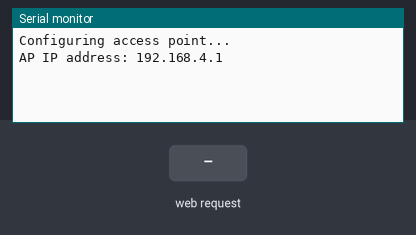
A sketch run on a simulated ESP8266 (NodeMCU). Shown: the last lines printed to the serial monitor. The inputs (shaded band) are chosen by the test bench. WiFi joins after 1.5 s; servers stay silent unless stated.

Above: at 1.2 s.
1.3 s: HTTP request GET /get received
At 3.5 s:
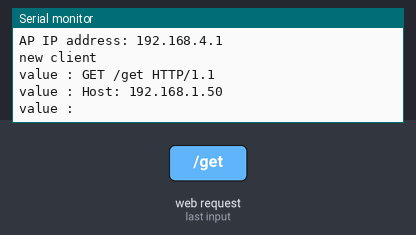
3.8 s: HTTP request GET /admin received
At 4.6 s:
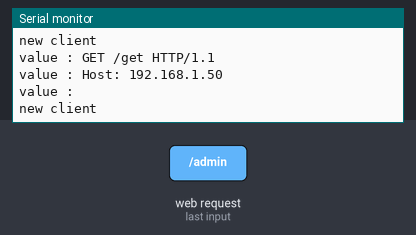
6.3 s: HTTP request GET /password received
At 8.6 s:
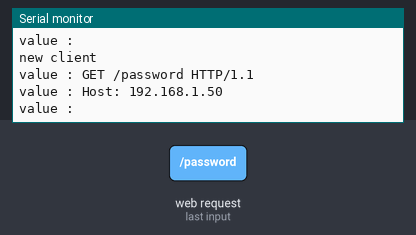

The sketch:

ESP8266_Server_deviceConfig_update.ino
```cpp
#include <ESP8266WiFi.h>
#include <ESP8266WebServer.h>
#define MAX_CLIENTS 50
#define MAX_LINE_LENGTH 50
char *ssid = "ESP8266_server";
char *pass = "server1234";
int nc=-1;
char *ssidSTA = "I-Tech-Router";
char *passSTA = "0512303189T";
IPAddress local_IP(192, 168, 10, 50);
IPAddress gateway(192, 168, 10, 1);
IPAddress subnet(255, 255, 255, 0);

WiFiClient *clients[MAX_CLIENTS] = { NULL };
char inputs[MAX_CLIENTS][MAX_LINE_LENGTH] = { 0 };

String macNode_1="24:6F:28:81:1D:B0";
String macNode_2="30:AE:A4:9C:EC:10";
String macNode_3="50:02:91:79:AD:DD";

String loginUsr;
String loginPwd;

String node_1;
String node_2;
String node_3;
String node_1value;
String node_2value;
String node_3value;
String maccheck;
String value;
String datacheck;
String html;
String htmlpage;
int checkflag=0;


ESP8266WebServer Webserver(80);
WiFiServer server(8080);
void setup() {
  Serial.begin(115200);
  WiFi.mode(WIFI_AP);
  Serial.println();
  Serial.println("Configuring access point...");
  WiFi.softAP(ssid, pass);
  IPAddress myIP = WiFi.softAPIP();
  Serial.print("AP IP address: ");
  Serial.println(myIP);

//
//  if (!WiFi.config(local_IP, gateway, subnet)) {
//  Serial.println("STA Failed to configure");
//  }
//  Serial.print("connecting to...");
//  Serial.println(ssidSTA);
//  WiFi.begin(ssidSTA,passSTA);
//
//  while(WiFi.status() != WL_CONNECTED){
//    delay(500);
//    Serial.print(".");
//  }
//  Serial.println("");
//  Serial.println("WiFi connected");
//  Serial.println("IP address: ");
//  Serial.println(WiFi.localIP());

  Webserver.on("/", handle_OnConnect);
  Webserver.on("/get",logincheck);
  Webserver.on("/get",textbox);
  Webserver.onNotFound(handle_NotFound);
  Webserver.begin();
  server.begin();
  Webserver.send(200, "text/html", loginPage());
}

void loop () {
  Webserver.handleClient();
  if(loginUsr=="admin"&&loginPwd=="password"&&checkflag==0){
  checkflag=1;
  loginUsr="";
  loginPwd="";
  Serial.println("in check");
  Webserver.on("/", handle_OnConnect);
  Webserver.send(200, "text/html", HtmlString());
  }
  WiFiClient newClient = server.available();
  if (newClient)
  {
    Serial.println("new client");
    nc++;
    if (nc <= 50)
    {
      if (NULL == clients[nc])
      {
        clients[nc] = new WiFiClient(newClient);
        delay(1000);
      }
    }
  }
  getdata();
}
void datasend(String macaddr,String data){
String StoChar= macaddr;
StoChar += ',';
StoChar += data;
StoChar += '*';
char sendto[200];
StoChar.toCharArray(sendto,StoChar.length());
 for (int i = 0 ; i <= nc ; i++)
  {
    clients[i]->write(sendto);
    delay(10);
  }
  delay(500);
}

void getdata(){
  for (int i = 0 ; i <= nc ; i++){
  if(clients[i]->available()>0)
  {
  value = clients[i]->readStringUntil('\n');
  Serial.print("value : "); Serial.println(value);
  int comma = value.indexOf(',');
  maccheck = value.substring(comma,0);
  if(maccheck==macNode_1)
  {
    maccheck="";
    int star =value.indexOf('*');
    node_1 = value.substring(star,comma+1);
  }
  else if(maccheck==macNode_2)
  {
    maccheck="";
    int star =value.indexOf('*');
    node_2 = value.substring(star,comma+1);

  }
   else if(maccheck==macNode_3)
  {
    maccheck="";
    int star =value.indexOf('*');
    node_3 = value.substring(star,comma+1);

    }
    Webserver.send(200, "text/html", HtmlString());
  }
}
}
void logincheck()
{
    loginUsr = Webserver.arg("usr");
    loginPwd = Webserver.arg("pwd");
//    Serial.print("loginUsr: "); Serial.println(loginUsr);
//    Serial.print("loginPwd: "); Serial.println(loginPwd);
}
void textbox()
{
    node_1value =Webserver.arg("Node1");
    node_2value =Webserver.arg("Node2");
    node_3value =Webserver.arg("Node3");
    if(node_1value!=""){
  datasend(macNode_1,node_1value);
    }
        if(node_2value!=""){
      datasend(macNode_2,node_2value);
    }
        if(node_3value!=""){
      datasend(macNode_3,node_3value);
    }
    Webserver.send(200, "text/html", HtmlString());
}
void handle_OnConnect()
{

  if(checkflag==1){
    Webserver.send(200, "text/html", HtmlString());
  }else{
    Webserver.send(200, "text/html", loginPage());
  }
}


void handle_NotFound() {
  Webserver.send(404, "text/plain", "Not found");
}

String HtmlString(){
  html = "<!DOCTYPE html> <html> <head><meta http-equiv=\"refresh\" content=\"10\">  <style> table, th, td { border: 1px solid black; border-collapse: collapse; } th, td { padding: 5px; text-align: center; } #t01 th { background-color: black; color: white; } #t01 td { background-color: Red; color: white; } </style> </head> <body>\n";
  html += "<table style=\"width:100%\"> <table id=\"t01\"> <caption><h2>Device Table</h2></caption> <tr> <th>Device Name</th> <th>Status</th> <th>Input</th> </tr> <tr>\n";
  html += "<td>Node_1</td>\n";
  html += "<td>\n";
  html += node_1;
  html += "</td>\n";
  html += "<form action=\"/get\"> <td> <input type=\"text\" name=\"Node1\">\n";
  html += "<input type=\"submit\" value=\"Submit\"></td> </form> \n";
  html += "</tr> <tr> <td>Node_2</td>\n";
  html += "<td>\n";
  html += node_2;
  html += "</td>\n";
  html += "<form action=\"/get\"> <td> <input type=\"text\" name=\"Node2\">\n";
  html += "<input type=\"submit\" value=\"Submit\"></td> </form> \n";
  html += "</tr> <tr> <td>Node_3</td>\n";
  html += "<td>\n";
  html += node_3;
  html += "</td>\n";
  html += "<form action=\"/get\"> <td> <input type=\"text\" name=\"Node3\">\n";
  html += "<input type=\"submit\" value=\"Submit\"></td> </form> \n";
  html += "</tr> </table> </body> </html>";
  return html;

}
String loginPage(){
htmlpage = "<!DOCTYPE html> <html> <head> <style> h1 {text-align: center;} div.a { text-align: center; } </style> </head> <body> <h1>Login Form</h1> <div class=\"a\">\n";
htmlpage += "<form action=\"/get\">\n";
htmlpage += "<label for=\"usr\">Username:</label> <input type=\"text\" id=\"usr\" name=\"usr\"><br><br>\n";
htmlpage += "<label for=\"pwd\">Password:</label> <input type=\"text\" id=\"pwd\" name=\"pwd\"><br><br>\n";
htmlpage += "<input type=\"submit\" value=\"Submit\">\n";
htmlpage += "</form> </body> </html>";
return htmlpage;
}
```

Measured:
- after the input at 1.3 s, the serial monitor: prints a new line at once (image 1)
- after the input at 6.3 s, the serial monitor: prints a new line after 1.0 s (image 3)
